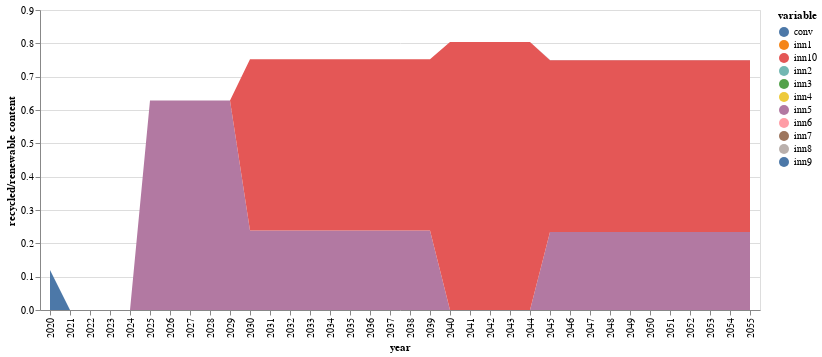

Notebook code cell kept with this figure:
### Code cell
function conventional(t)
    return initial[1,5]*(1-sum(JuMP.values.(xk)[k,t] for k in 1:nrow(compromise)))
end

function innovation(i,t)
    if i==1
        return sum(JuMP.values.(xk)[k,t]*(compromise[k,5])+JuMP.values.(xk)[k,t]*(compromise[k,6]) for k=1:mapki[i,2])
    else
        return sum(JuMP.values.(xk)[k,t]*(compromise[k,5])+JuMP.values.(xk)[k,t]*(compromise[k,6]) for k=mapki[i-1,2]:mapki[i,2] )
    end
end

conv=zeros(51)

conv[1]=initial[1,5]
inn_co2=zeros(nrow(innovations),51)

for inn in 1:nrow(innovations)
    inn_co2[inn,1]=0
end

j=0
for i in 2:51
    if 0 ≤ i ≤ 5
        j=1
    elseif 6 ≤ i ≤ 10
        j=2
    elseif 6 ≤ i ≤ 10
        j=3
    elseif 11 ≤ i ≤ 15
        j=4
    elseif 16 ≤ i ≤ 20
        j=5
    elseif 21 ≤ i ≤ 25
        j=6
    else
        j=7
    end
        
    conv[i]=conventional(j)
    for inn in 1:nrow(innovations)
        inn_co2[inn,i]=innovation(inn,j)
    end
end
sNames = ["conv","inn1","inn2","inn3","inn4","inn5","inn6","inn7","inn8","inn9","inn10"]
xLabels = []
for i in 2020:2070
    push!(xLabels,string(i))
end

df = DataFrame(year=xLabels, conv=conv, inn1=inn_co2[1,:],inn2=inn_co2[2,:],inn3=inn_co2[3,:],inn4=inn_co2[4,:],
        inn5=inn_co2[5,:],inn6=inn_co2[6,:],inn7=inn_co2[7,:],inn8=inn_co2[8,:],inn9=inn_co2[9,:],inn10=inn_co2[10,:])
df=df[1:36,:]
df |> stack |> @vlplot(:area, x=:year, y={:value, stack=:zero, title="recycled/renewable content"}, color="variable:n",legend=:sNames)

### Figure 1 — Vega-Lite specification as saved in the notebook (floating-point values rounded to 4 significant figures; data arrays with more than 128 entries replaced by an {"elided": "..."} marker saying what was removed)
{"data": {"values": {"elided": "396 records"}}, "encoding": {"color": {"field": "variable", "type": "nominal"}, "x": {"field": "year"}, "y": {"field": "value", "stack": "zero", "title": "recycled/renewable content", "type": "quantitative"}}, "legend": "sNames", "mark": "area"}
